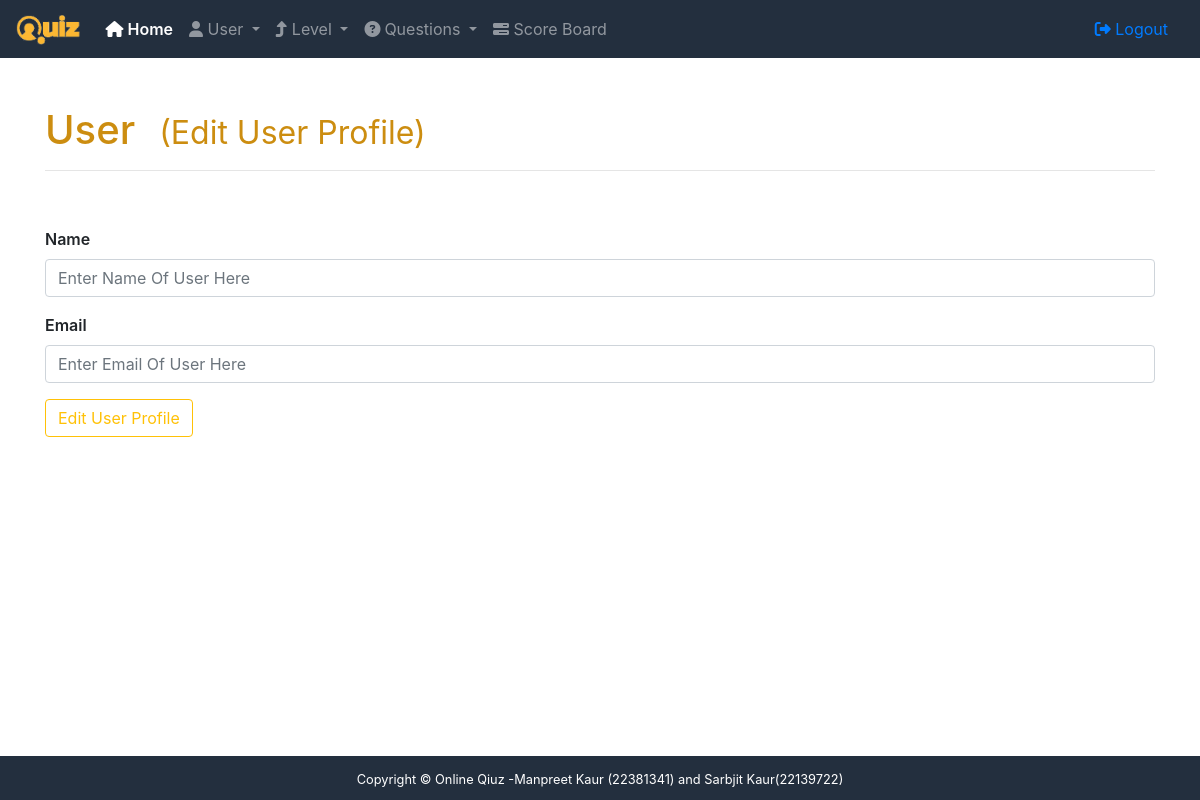
The page /admin/user/editpro/8 (signed in) on the database as committed earlier.
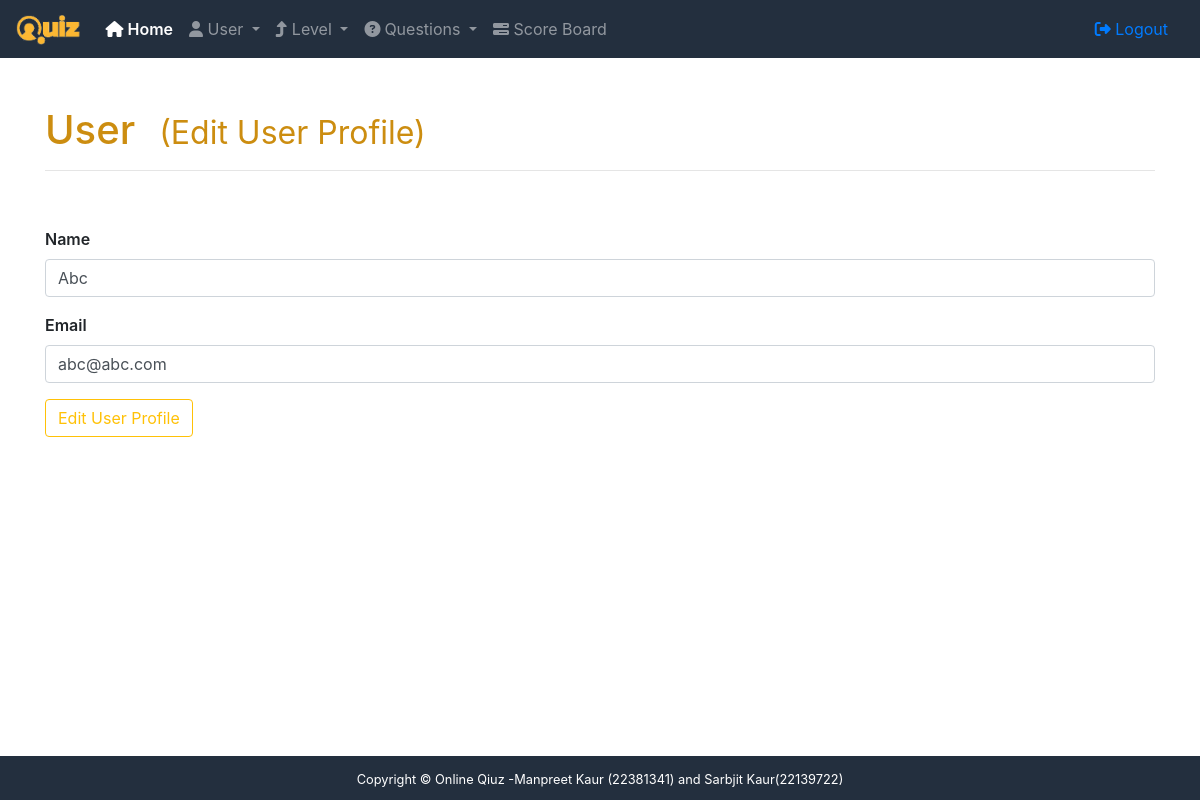
The same page on the database as committed later.
### app/admin/models.py (models this page shows, shortened)
class User(db.Model):
    id = db.Column(db.Integer, primary_key=True)
    name = db.Column(db.String(80), unique=True, nullable=False)
    email = db.Column(db.String(120), unique=True, nullable=False)
    password = db.Column(db.String(120), nullable=False)
    is_admin = db.Column(db.Boolean, nullable=False)

### app/admin/controller.py (the view)
@admin_routes.route('/user/editpro/<id_>', methods=["GET", "POST"])
@login_required
def edit_user_profile(id_):
    user = User.query.filter(User.id == id_).first()
    if request.method == "POST":
        try:
            name = request.form['user_name']
            email = request.form['user_email']
            if name == "":
                flash("Name Of User Can't Be Empty.", "danger")
            elif email == "":
                flash("Email Of User Can't Be Empty.", "danger")
            elif User.query.filter(User.email == email, User.id != id_).count() > 0:
                flash("This Email Is Already Taken", "danger")
            else:
                user.name = name
                user.email = email
                db.session.commit()
                flash("User Profile Updated Successfully.", "success")
        except:
            flash("Something Went Wrong.Try Again Later", "danger")
        finally:
            return redirect(url_for("admin.edit_user_profile", id_=id_))
    else:
        return render_template("admin/editprofile.html", user=user)

### app/admin/__init__.py (called while the page is built)
def login_required(f):
    @wraps(f)
    def wrap(*args, **kwargs):
        if 'quizadmin' in session:
            return f(*args, **kwargs)
        else:
            flash("You need to login first","danger")
            return redirect(url_for('admin.login'))
    return wrap

### app/templates/admin/editprofile.html
{% extends 'admin/base.html' %}
{% block content %}
    <div class="container">
        <h1 class="mt-5">User<small class="ml-4">(Edit User Profile)</small></h1>
        <hr class="mb-2"/>
        <div class="py-5">
            <form action="" class="form" method="POST"  >
                <div class="form-group">
                    <label for="id_user_name">Name</label>
                    <input type="text" name="user_name" id="id_user_name" value="{{ user.name }}" class="form-control"
                           placeholder="Enter Name Of User Here" required>
                </div>
                <div class="form-group">
                    <label for="id_user_email">Email</label>
                    <input type="email" name="user_email" id="id_user_email"
                           class="form-control" value="{{  user.email }}"
                           placeholder="Enter Email Of User Here" required>
                </div>
                <input type="submit" value="Edit User Profile" class="btn btn-outline-warning">
            </form>
        </div>
    </div>
{% endblock %}

Rows that differ between the two databases and show on the page:
added User: user_name "Abc", user_email "abc@abc.com"
